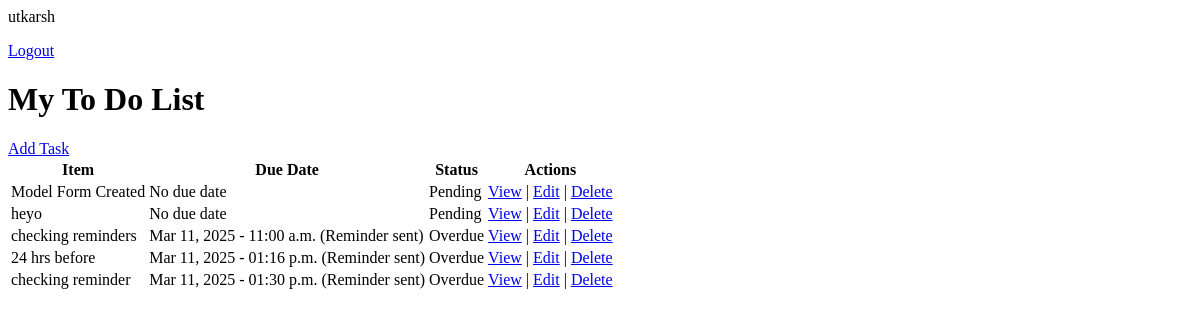
Page / (signed in) on the earlier database version.
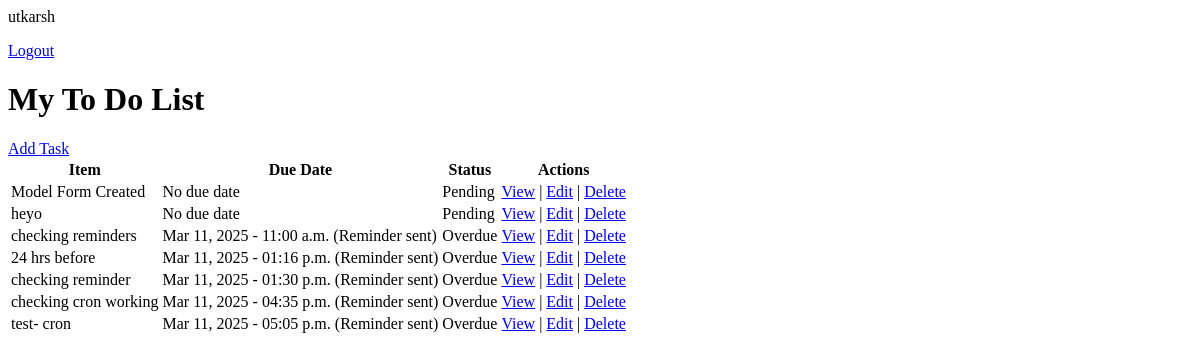
Same page on the later database version.
### base/models.py (models this page shows, shortened)
class Task(models.Model):
    user = models.ForeignKey(User, on_delete=models.CASCADE, null=True, blank=True)
    title = models.CharField(max_length=200)
    description = models.TextField(null=True, blank=True)
    complete = models.BooleanField(default=False)
    create = models.DateTimeField(auto_now_add=True)
    due_date = models.DateTimeField(null=True, blank=True) #added for cron job
    reminded = models.BooleanField(default=False)  # Added for cron job
    class Meta:
        ordering = ['complete', 'due_date']

### base/views.py (the view)
# urls.py: path('', TaskList.as_view(), name='tasks'),
class TaskList(LoginRequiredMixin,ListView):
    model = Task
    context_object_name = 'tasks'
    def get_context_data(self, **kwargs):
        context = super().get_context_data(**kwargs)
        context['tasks'] = context['tasks'].filter(user=self.request.user)
        context['count'] = context['tasks'].filter(complete=False).count()
        context['now'] = timezone.now() #add current time for due soon highlighting
        return context

### base/templates/base/task_list.html (shortened to what this page needs)
{% if request.user.is_authenticated %}
<p>{{request.user}}</p>
<a href="{% url 'logout'%}">Logout</a>
{% else %}
<a href="{% url 'login'%}">Login</a>
{% endif %}
<h1>My To Do List</h1>
<a href="{% url 'task-create' %}">Add Task</a>
<table>
    <tr>
        <th>Item</th>
        <th>Due Date</th>
        <th>Status</th>
        <th>Actions</th>
    </tr>
    {% for task in tasks %}
    <tr>
        <td>
            {% if task.complete %}
            <s>{{task.title}}</s>
            {% else %}
            {{task.title}}
            {% endif %}
        </td>
        <td>
            {% if task.due_date %}
            {{ task.due_date|date:"M d, Y - h:i a" }}
            {% if task.reminded %}
            <span>(Reminder sent)</span>
            {% endif %}
            {% else %}
            No due date
            {% endif %}
        </td>
        <td>
            {% if task.complete %}
            <span>Completed</span>
            {% elif task.due_date and task.due_date < now %}
            <span>Overdue</span>
            {% elif task.due_date and task.due_date|date:'Y-m-d' == now|date:'Y-m-d' %}
            <span>Due today</span>
            {% else %}
            <span>Pending</span>
            {% endif %}
        </td>
        <td>
            <a href="{% url 'task' task.id %}">View</a> |
            <a href="{% url 'task-update' task.id %}">Edit</a> |
            <a href="{% url 'task-delete' task.id %}">Delete</a>
        </td>
    </tr>
    {% endfor %}
</table>

Differences in the rows shown:
added Task: title "checking cron working", due_date "Mar 11, 2025 - 04:35 p.m.", reminded "(Reminder sent)", complete "Overdue"
added Task: title "test- cron", due_date "Mar 11, 2025 - 05:05 p.m.", reminded "(Reminder sent)", complete "Overdue"
